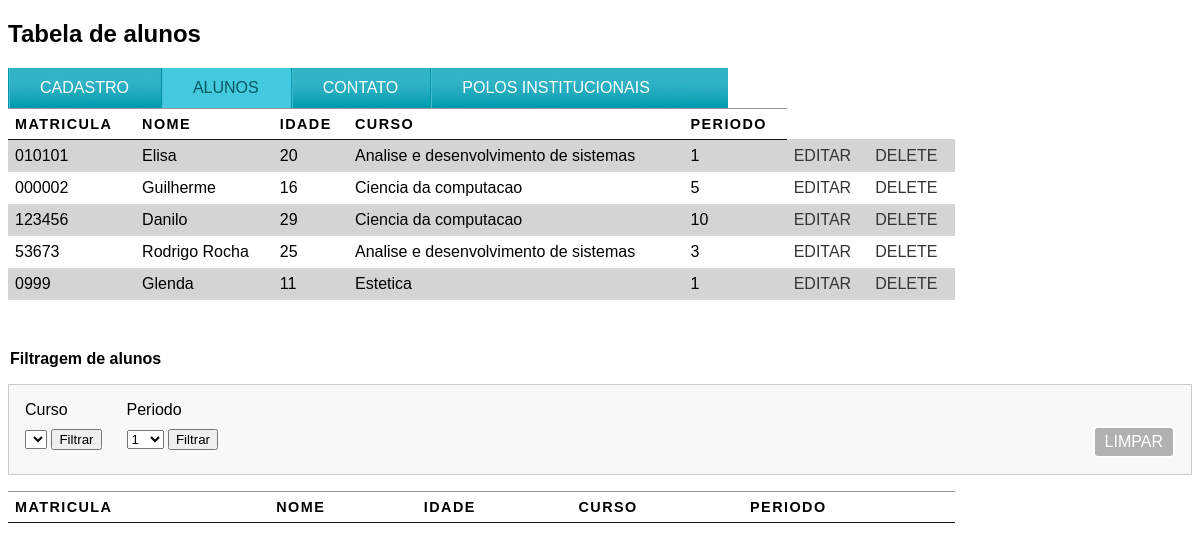
Screenshot of /filtrar_periodo with the database file from the repository.
### core/models.py (models this page shows)
class Pessoa(models.Model):
    nome = models.CharField(max_length=100)
    idade = models.IntegerField(default=0)
    matricula = models.CharField(max_length=100, default=0000)
    curso = models.CharField(max_length=100,default="Vazio")
    periodo = models.CharField(max_length=100, default="Primeiro")

### core/views.py (the view)
# urls.py: path('filtrar_periodo', filtrar_periodo, name= "filtrar_periodo"),
def filtrar_periodo(request):
    filtrados = []
    pessoas = Pessoa.objects.all()
    periodos = Pessoa.objects.values_list('periodo', flat=True).distinct()
    periodo = request.POST.get("periodo")
    for pessoa in pessoas:
        if pessoa.periodo == periodo:
            filtrados.append(pessoa)
    return render(request, 'tabela.html',{"pessoas":pessoas, "filtrados":filtrados,"periodos":periodos})

### core/templates/tabela.html (shortened to what this page needs)
{%load static%}
<!DOCTYPE html>
<html lang="en">
<head>
    <link rel="stylesheet" href="{% static 'css/style.css'%}">
<body>
    <h2>Tabela de alunos</h2>
    <ul>
        <li><a href="{% url 'home' %}" >Cadastro</a></li>
        <li><a href="{% url 'tabela' %}" class="selecionado">Alunos</a></li>
        <li><a href="{% url 'home' %}" >Contato</a></li>
        <li><a href="{% url 'home' %}" >Polos institucionais</a></li>
    </ul>
    <table>
        <thead>
            <tr>
                <th>Matricula</th>
                <th>Nome</th>
                <th>Idade</th>
                <th>Curso</th>
                <th>Periodo</th>
            </tr>
        </thead>
        <tbody>
            {% for pessoa in pessoas %}
            <tr class="{% cycle 'cinza' 'branco' %}">
                <td>{{pessoa.matricula}}</td>
                <td>{{pessoa.nome}}</td>
                <td>{{pessoa.idade}}</td>
                <td>{{pessoa.curso}}</td>
                <td>{{pessoa.periodo}}</td>
                <td><a href="{% url 'editar' pessoa.id %}"> Editar </a></td>
                <td><a href="{% url 'delete' pessoa.id %}">Delete</a></td>
            </tr>
            {% endfor %}
        </tbody>
    </table>
<div id="filtros">
    <legend>Filtragem de alunos</legend>
    <fieldset id="campo">
        <div id="filtro-curso">
            <form action="{% url 'filtrar_curso' %}"method="POST">
                <label for="curso">Curso</label>
                <select name="curso" class="select">
                </select>
            <button type="submit">Filtrar</button>
            </form>
        </div>
        <div id="filtro-periodo">
            <form action="{% url 'filtrar_periodo' %}"method="POST">
            <label for="Periodo">Periodo</label>
                <select name="periodo" class="select">
                {%for periodo in periodos%}
                <option value="{{ periodo }}">{{ periodo }}</option>
                {%endfor%}
                </select>
            <button type="submit">Filtrar</button>
            </form>
        </div>
        <div id="limpar">
            <a href="{%url 'tabela'%}" class="link">Limpar</a>
        </div>
    </fieldset>
</div>
<table>
    <thead>
        <tr>
            <th>Matricula</th>
            <th>Nome</th>
            <th>Idade</th>
            <th>Curso</th>
            <th>Periodo</th>
        </tr>
    </thead>
</table>
</body>
</html>

### static/css/style.css (style rules this page uses)
body { background: white; }
body { font-family: 'Trebuchet MS', Helvetica, sans-serif; }
ul { list-style: none; margin: 0; padding: 0; }
ul { width: 720px; display: block; line-height: 40px; background: url(../img/fundo-horizontal.png) repeat-x left; float: left; }
ul li { float: left; }
ul a { display: block; text-decoration: none; color: #fff; padding: 0 2em; line-height: 0 2em; background: url(../img/divisor.png) repeat-y; }
ul a:hover, .selecionado { color: #085662; background-color: #44cade; }
fieldset { margin: 1em 0; padding: 1em; border: 1px solid #ccc; background: #f8f8f8; }
legend { font-weight: bold; }
label { display: block; cursor: pointer; width: 10px; }
button { margin-top: 10px; }
table { width: 80%; border-collapse: collapse; }
th, td { padding: 7px; }
th { text-transform: uppercase; border-top:1px solid #999 ; border-bottom:1px solid #111 ; text-align: left; font-size: 90%; letter-spacing: 0.1em; }
a { text-decoration: none; text-transform: uppercase; }
table a { color: rgb(53, 53, 53); }
.cinza { background-color: #d4d4d4; }
.branco { background-color: #fff }
#filtros { margin-top: 50px; }
#filtro-curso { float: left; }
#filtro-periodo { float: left; margin-left: 25px; }
#limpar a { margin-top: 25px; float:right; display: block; padding: 5px 10px; background-color: #b1b1b1; color: #fff; text-decoration: none; border: 2px solid #fff; border-radius: 5px; }

### rows the page displays
Pessoa: matricula "010101", nome "Elisa", idade "20", curso "Analise e desenvolvimento de sistemas", periodo "1"
Pessoa: matricula "000002", nome "Guilherme", idade "16", curso "Ciencia da computacao", periodo "5"
Pessoa: matricula "123456", nome "Danilo", idade "29", curso "Ciencia da computacao", periodo "10"
Pessoa: matricula "53673", nome "Rodrigo Rocha", idade "25", curso "Analise e desenvolvimento de sistemas", periodo "3"
Pessoa: matricula "0999", nome "Glenda", idade "11", curso "Estetica", periodo "1"

### other values shown
form field periodo "1"
